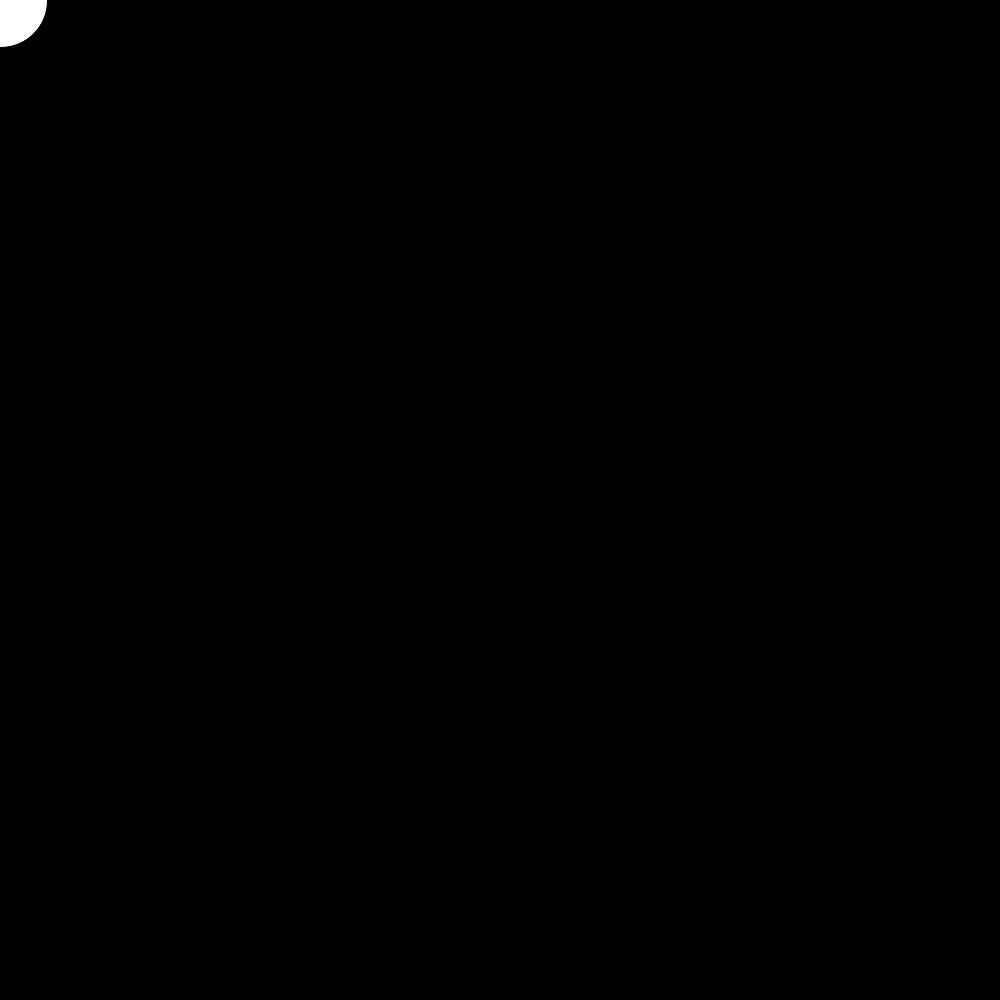
Frame 1 (no input)
Frame 60 (the mouse pressed at the canvas centre just before this capture): identical to frame 1, image omitted
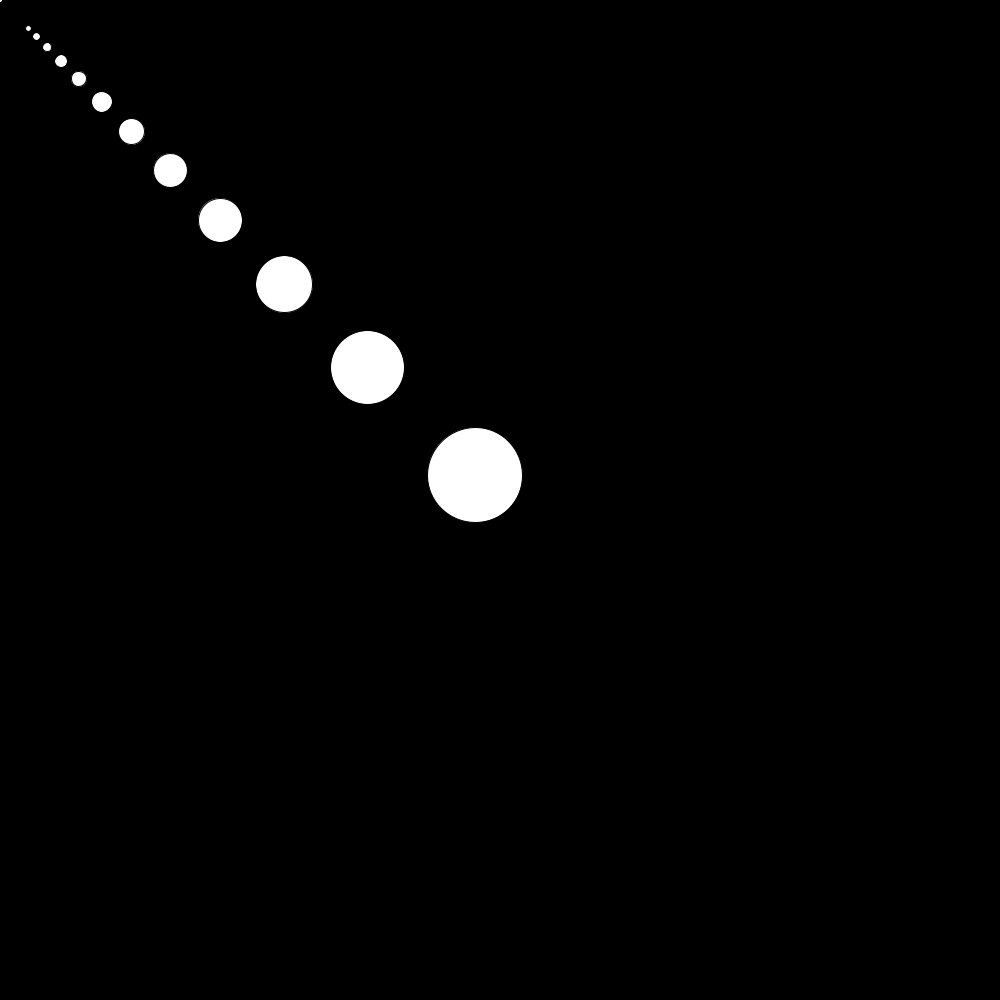
Frame 120 (the mouse held since frame 60 and released just before this capture)

The Processing sketch that drew these frames (run headless with seeded random() and noise(); from frame 60 on, the mouse is pressed at the canvas centre):

// Processing sketch: DiscordHaisin
// ── DiscordHaisin.pde
ArrayList<Vec2> history = new ArrayList<Vec2>();

void setup(){
  size(1000,1000);
}

void draw(){
  background(0);
  history.add(new Vec2(mouseX,mouseY));
  for(int i=0;i<history.size();i++){
    if((history.size() - i)%5==1)
    circle(history.get(i).mult(pow(0.95,history.size()-i)),100*pow(0.95,history.size()-i));
  }
}

// ── Vec2.pde
//plus minus div withMag etc..→const
//add sub scal setMag etx..→non const
class Vec2 {
  float x;
  float y;
  Vec2(float x, float y) {
    this.x = x;
    this.y = y;
  }
  Vec2(Vec2 vec) {
    this.x = vec.x;
    this.y = vec.y;
  }
  Vec2(JSONObject json) {
    this.x = json.getFloat("x");
    this.y = json.getFloat("y");
  }
  Vec2() {
    this.x = 0;
    this.y = 0;
  }
  String toString() {
    return "["+x+","+y+"]";
  }
  JSONObject toJSON() {
    JSONObject json = new JSONObject();
    json.setFloat("x", x);
    json.setFloat("y", y);
    return json;
  }
  Vec2 copy() {
    return new Vec2(this);
  }
  float mag() {
    return sqrt(x*x + y*y);
  }
  Vec2 plus(Vec2 vec) {
    return new Vec2(x+vec.x, y+vec.y);
  }
  void add(Vec2 vec) {
    x += vec.x;
    y += vec.y;
  }
  void addX(float x) {
    this.x+=x;
  }
  void addY(float y) {
    this.y+=y;
  }
  void setX(float x) {
    this.x = x;
  }
  void setY(float y) {
    this.y = y;
  }
  Vec2 minus(Vec2 vec) {
    return new Vec2(x-vec.x, y-vec.y);
  }
  Vec2 to(Vec2 vec) {
    return new Vec2(vec.x-x, vec.y-y);
  }
  void sub(Vec2 vec) {
    x -= vec.x;
    y -= vec.y;
  }
  void scal(float scalar) {
    x *= scalar;
    y *= scalar;
  }
  Vec2 mult(float scalar) {
    return new Vec2(x*scalar, y*scalar);
  }
  Vec2 div(float scalar) {
    return new Vec2(x/scalar, y/scalar);
  }
  float dist(Vec2 vec) {
    return sqrt(sq(x-vec.x)+sq(y-vec.y));
  }
  float dot(Vec2 vec) {
    return x * vec.x + y * vec.y;
  }
  float cross(Vec2 vec) {
    return x * vec.y - y * vec.x;
  }
  Vec2 normalize() {
    return div(mag());
  }
  Vec2 withMag(float scalar) {
    return mult(scalar/mag());
  }
  void setMag(float scalar) {
    scal(scalar/mag()); 
  }
  void rotate(float radian) {
    x=x*cos(radian)-y*sin(radian);
    y=x*sin(radian)+y*cos(radian);
  }
  void setAngle(float radian) {
    x = mag()*cos(radian);
    y = mag()*sin(radian);
  }
  Vec2 lerp(Vec2 vec) {
    return vec.mult(dot(vec)/sq(vec.mag()));
  }
  float angle(Vec2 vec) {
    return acos(dot(vec)/(mag()*vec.mag()));
  }
  //return 0~2PI
  float angle() {
    float temp = acos(x/mag());
    if (y>=0) {
      return temp;
    } else {
      return PI*2-temp;
    }
  }
  Vec2 toras(float wide, float high) {
    return new Vec2(Vec2Mod(x,wide), Vec2Mod(y,high));
  }
  Vec2 toras() {
    return toras(width, height);
  }
  Vec2 torasDirection(Vec2 v,float wide,float high){
    Vec2 ta = toras(wide, high);
    Vec2 tb = v.toras(wide, high);
    float x = tb.x-ta.x;
    if (abs(x)>wide/2) x= x-wide; 
    float y = tb.y-ta.y;
    if (abs(y)>wide/2) y= y-high;
    return new Vec2(x, y);
  }
  Vec2 torasDirection(Vec2 v) {
    return torasDirection(v,width, height);
  }
  float torasDistance(Vec2 v, float wide, float high) {
    return torasDirection(v,wide,high).mag();
  }
  float torasDistance(Vec2 v) {
    return torasDistance(v, width, height);
  }
}

Vec2 Vec2WindowCenter() {
  return new Vec2(width/2, height/2);
}
Vec2 Vec2WindowSize(){
  return new Vec2(width, height);
}
Vec2 Vec2MousePos(){
  return new Vec2(mouseX, mouseY);
}

//糖衣構文だけど、これだとマルチウィンドウで動作しないことが判明
//修正不可？
void line(Vec2 p1, Vec2 p2) {
  line(p1.x, p1.y, p2.x, p2.y);
}
void rect(Vec2 pos, Vec2 size) {
  rect(pos.x, pos.y, size.x, size.y);
}
void rect(Vec2 pos, Vec2 size, float r) {
  rect(pos.x, pos.y, size.x, size.y, r);
}
void rect(Vec2 pos, Vec2 size, float tl, float tr, float br, float bl) {
  rect(pos.x, pos.y, size.x, size.y, tl, tr, br, bl);
}
void ellipse(Vec2 pos, Vec2 size) {
  ellipse(pos.x, pos.y, size.x, size.y);
}
void circle(Vec2 pos, float size) {
  circle(pos.x, pos.y, size);
}
void point(Vec2 pos) {
  point(pos.x, pos.y);
}
void text(char c, Vec2 pos) {
  text(c, pos.x, pos.y);
}
void text(String text, Vec2 pos) {
  text(text, pos.x, pos.y);
}
void image(PImage img, Vec2 pos) {
  image(img, pos.x, pos.y);
}
void image(PImage img, Vec2 pos, Vec2 size) {
  image(img, pos.x, pos.y, size.x, size.y);
}
void arc(Vec2 pos, Vec2 size, float start, float stop) {
  arc(pos.x, pos.y, size.x, size.y, start, stop);
}
void arc(Vec2 pos, Vec2 size, float start, float stop, int mode) {
  arc(pos.x, pos.y, size.x, size.y, start, stop, mode);
}
void quad(Vec2 p1, Vec2 p2, Vec2 p3, Vec2 p4) {
  quad(p1.x, p1.y, p2.x, p2.y, p3.x, p3.y, p4.x, p4.y);
}
void triangle(Vec2 p1, Vec2 p2, Vec2 p3) {
  triangle(p1.x, p1.y, p2.x, p2.y, p3.x, p3.y);
}
void square(Vec2 pos, float size) {
  square(pos.x, pos.y, size);
}
void vertex(Vec2 pos) {
  vertex(pos.x, pos.y);
}
void curveVertex(Vec2 pos) {
  curveVertex(pos.x, pos.y);
}
void bezierVertex(Vec2 p1, Vec2 p2, Vec2 anchor) {
  bezierVertex(p1.x, p1.y, p2.x, p2.y, anchor.x, anchor.y);
}
void bezier(Vec2 p1, Vec2 p2, Vec2 p3, Vec2 p4) {
  bezier(p1.x, p1.y, p2.x, p2.y, p3.x, p3.y, p4.x, p4.y);
}
void curve(Vec2 p1, Vec2 p2, Vec2 p3, Vec2 p4) {
  curve(p1.x, p1.y, p2.x, p2.y, p3.x, p3.y, p4.x, p4.y);
}
void translate(Vec2 pos) {
  translate(pos.x, pos.y);
}

int Vec2Mod(int i,int m){
  if(i>=0){
    return i%m;
  }else{
    return i%m+m;
  }
}

float Vec2Mod(float i,float m){
  if(i>=0){
    return i%m;
  }else{
    return i%m+m;
  }
}
